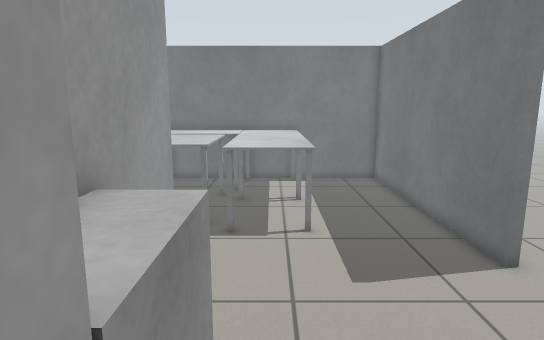
View 1 (above)

23 first-person views from a walk through a robot-simulator world made for Gazebo. The camera is 1.1 m above the floor, tilts 10° down and sees 75° across. The floor is counted in squares, 0.25 m on a side. Each view is taken from the middle of a square. On the plan, view 1 faces up. The plan holds only what a view shows up to about 20 squares ahead; the rest is blank.

View 2
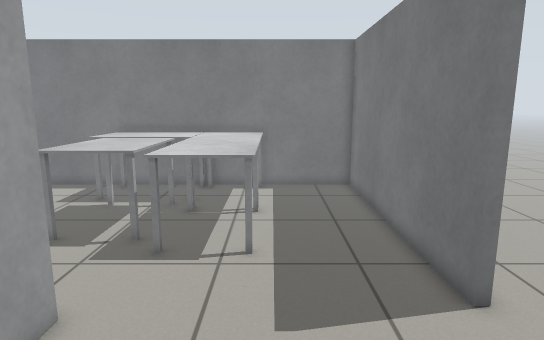

View 3
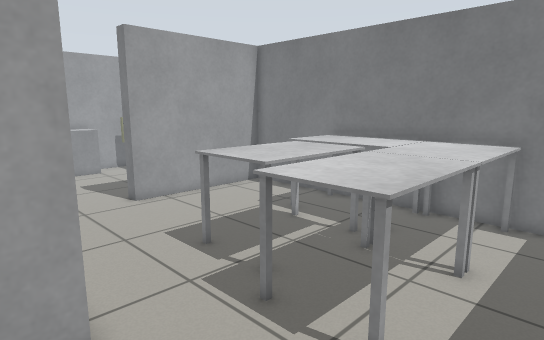

View 4
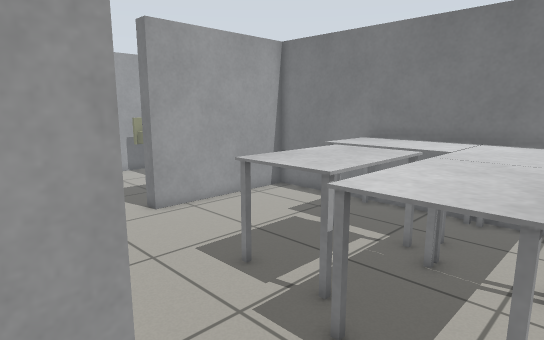

View 5
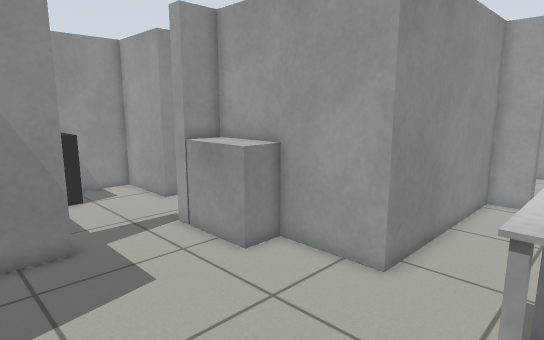

View 6
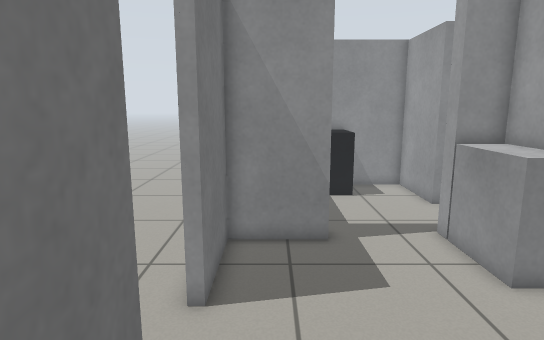

View 7
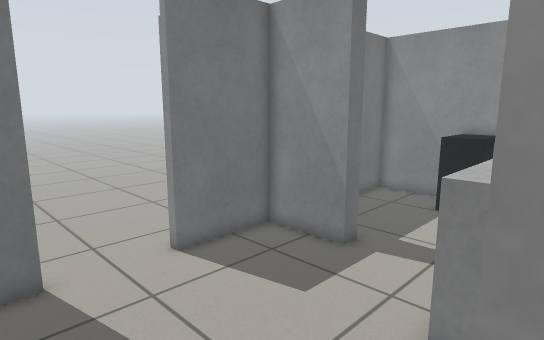

View 8
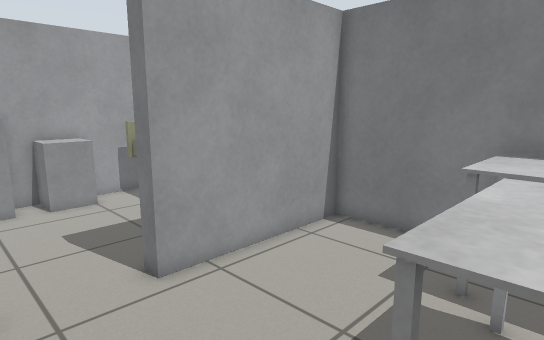

View 9
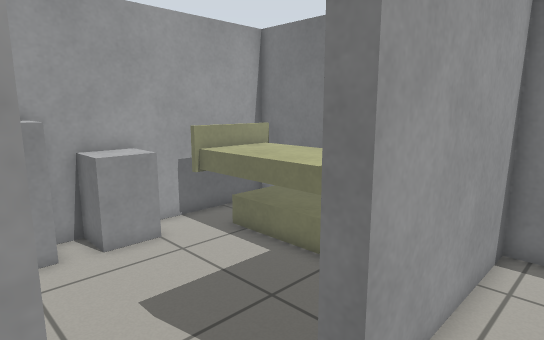

View 10
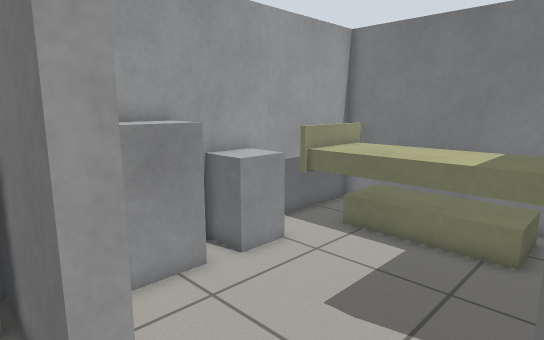

View 11
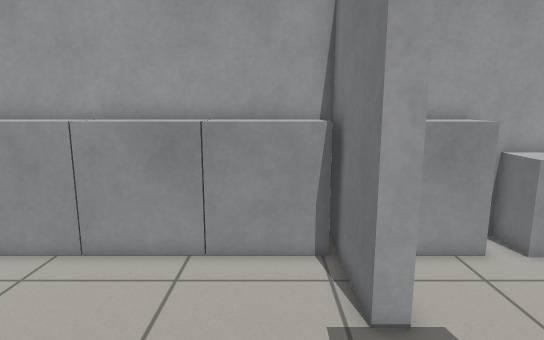

View 12
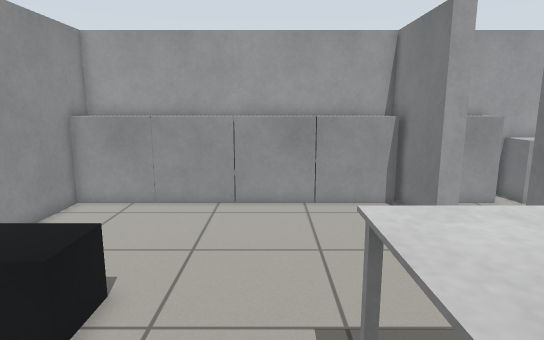

View 13
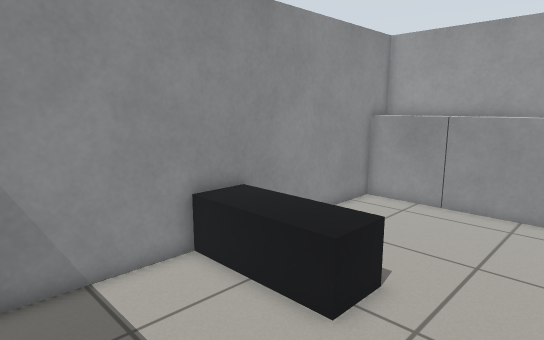

View 14
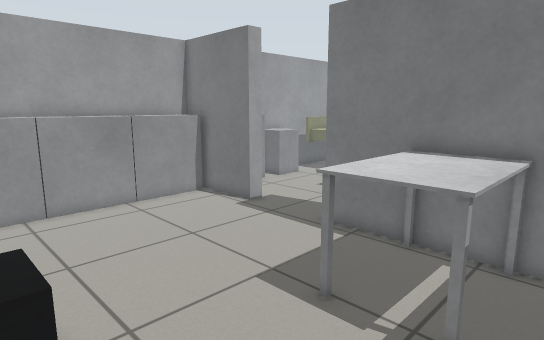

View 15
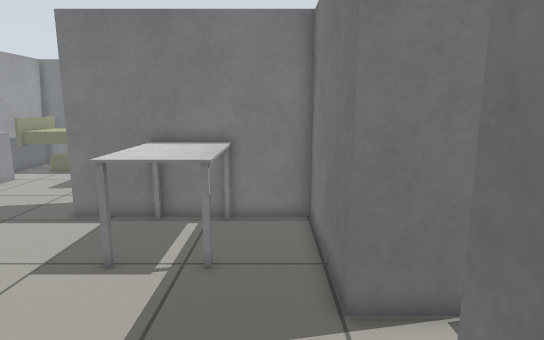

View 16
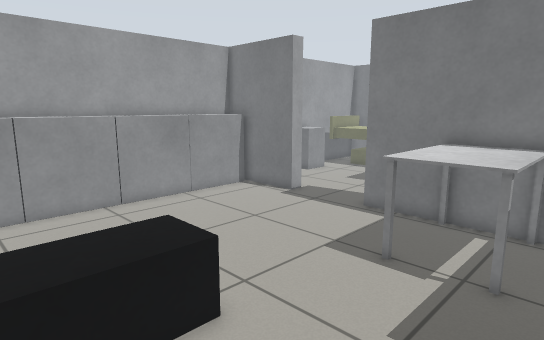

View 17
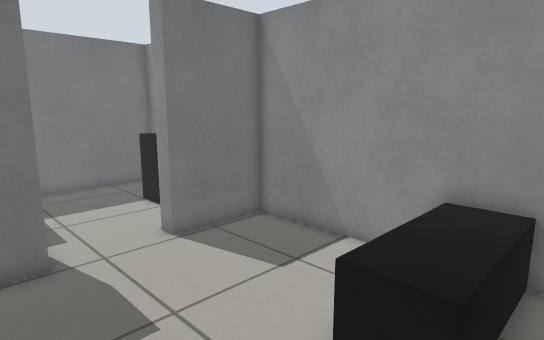

View 18
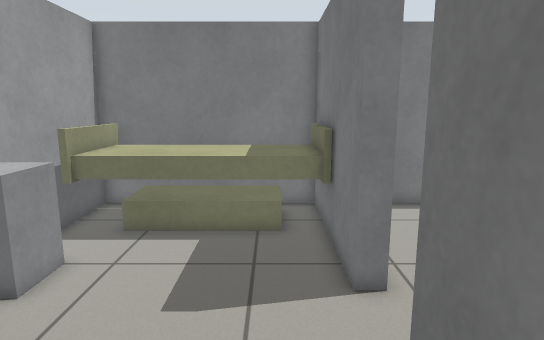

View 19
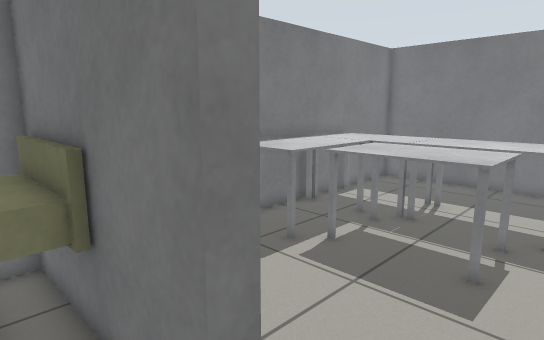

View 20
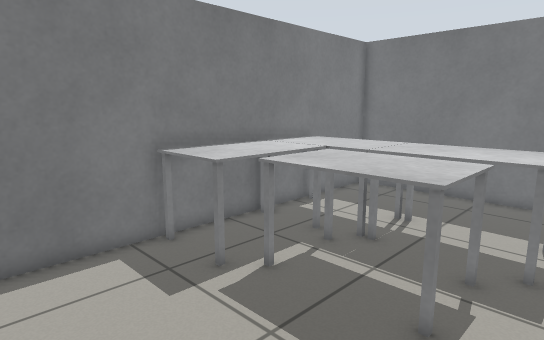

View 21
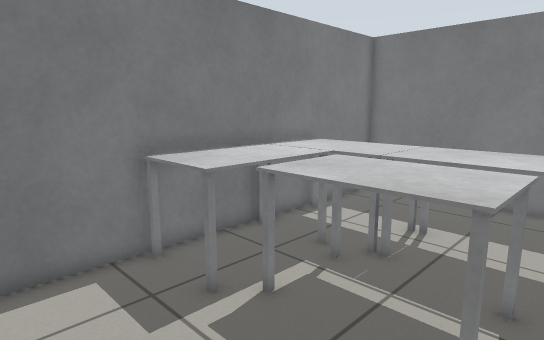

View 22
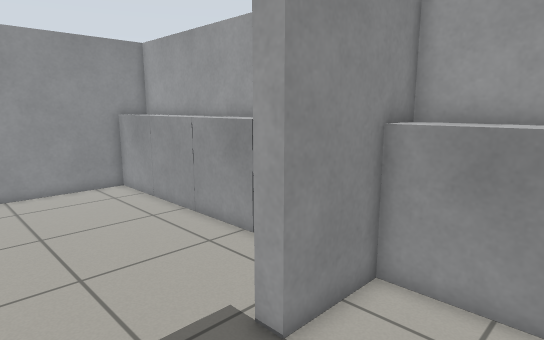

View 23
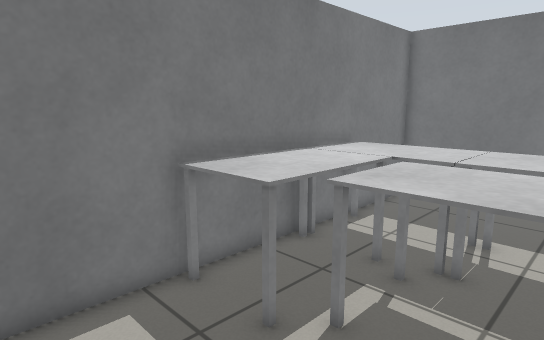

### Floor plan
Points are (right, up) in squares from view 1. A wall is a line through its corners. A room is listed if a view was taken in it or the views show most of it. See-through windows are left out.
Room 1 (view 1)
walls: (3.1, 0.8) (3.1, 1.6); (2.4, -7.1) (6.5, -7.1) (6.5, -1); (-3.2, -2.9) (-2.5, -2.9) (-2.5, -7.1) (0.6, -7.1); (-0.9, 1.6) (-0.9, 0.9) (-3.4, 0.9)
ways out: opening at (1.5, 1) to room 2; opening at (-3, -1) to room 3
objects: cabinet (1, -7) to (2, -5)
Room 2 (views 2, 3, 4, 5, 6, 7, 8, 9, 21, 23)
walls: (6.5, 9.3) (6.5, 22) (-12.2, 22) (-12.2, 14); (-12.2, 10.4) (-12.2, 8.8) (-2.5, 8.8) (-2.5, 1.6) (-0.9, 1.6); (3.1, 1.6) (6.5, 1.6) (6.5, 5.7)
ways out: opening at (1.5, 1) to room 1; opening at (-12.5, 12) to room 4; opening at (7, 7.5)
objects: table (-6, 19) to (-2, 21); table (-5, 13) to (-2, 18); cabinet (-2, 2) to (-1, 5); table (-2, 12) to (1, 16); table (-2, 17) to (1, 21)
Room 3 (views 10, 11, 12, 13, 14, 15, 16, 17, 18)
walls: (-10.6, -7.1) (-3.2, -7.1) (-3.2, -2.9); (-17.5, 8.8) (-17.5, 8) (-22.7, 8) (-22.7, -7.1); (-3.4, 0.9) (-3.4, 8) (-13, 8) (-13, 9.4); (-21.5, -7.1) (-12.4, -7.1)
ways out: opening at (-3, -1) to room 1; opening at (-15.5, 8.5) to room 4
objects: cabinet (-22, -7) to (-21, -4); cabinet (-22, -3) to (-21, 0); cabinet (-22, 1) to (-21, 3); cabinet (-22, 4) to (-21, 7); black box (-13, -7) to (-11, -2); table (-10, 3) to (-7, 7)
Room 4 (views 19, 20, 22)
walls: (-12.2, 14) (-13, 14) (-13, 22) (-22.7, 22) (-22.7, 8.8) (-17.5, 8.8); (-13, 9.4) (-13, 10.4) (-12.2, 10.4)
ways out: opening at (-12.5, 12) to room 2; opening at (-15.5, 8.5) to room 3
objects: cabinet (-22, 9) to (-21, 12); cabinet (-22, 14) to (-21, 15); bed (-22, 18) to (-14, 21)

Positions as (right, up) in squares from view 1, and headings:
1: (0, 0), facing up
2: (2, 2), facing up
3: (4, 7), facing up-left
4: (2, 7), facing up-left
5: (6, 13), facing down-left
6: (5, 13), facing down
7: (-3, 11), facing down-right
8: (-4, 10), facing up-left
9: (-10, 10), facing up-left
10: (-13, 7), facing up-left
11: (-11, 6), facing left
12: (-5, 2), facing left
13: (-5, 2), facing down-left
14: (-5, -3), facing up-left
15: (-5, -6), facing up
16: (-5, -6), facing up-left
17: (-14, 3), facing down-right
18: (-15, 6), facing up
19: (-15, 11), facing up-right
20: (-12, 11), facing up-right
21: (-11, 12), facing up-right
22: (-13, 13), facing down-left
23: (-11, 14), facing up-right
